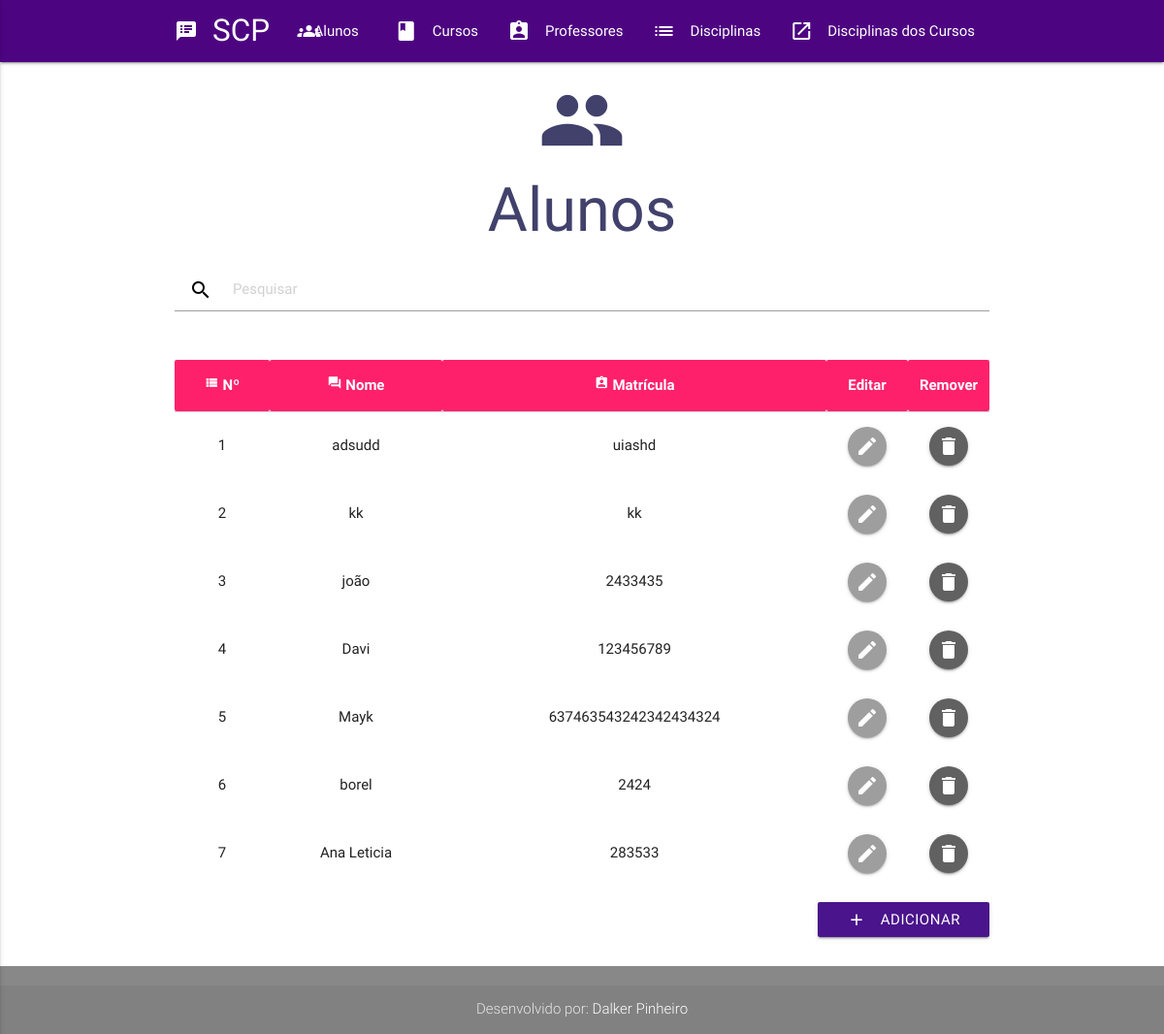
/alunos.php, run on the app's committed database.
### tables this page shows
CREATE TABLE `aluno` (
  `id` int(11) NOT NULL,
  `nome` varchar(100) DEFAULT NULL,
  `usuario` varchar(50) DEFAULT NULL,
  `senha` varchar(20) DEFAULT NULL,
  `email` varchar(50) DEFAULT NULL,
  `matricula` varchar(50) DEFAULT NULL
);

### alunosFuncoes.php (called while the page is built, shortened)
<?php
$funcoes = new AlunoMySqlDAO();
if(isset($_GET['pesquisa'])&&!empty($_GET['pesquisa'])){
  $alunos = $funcoes->queryByNome($_GET['pesquisa']);
}
else{
  $alunos = $funcoes->queryAll();
}
?>

### class/mysql/AlunoMySqlDAO.class.php (called while the page is built, shortened)
<?php
class AlunoMySqlDAO implements AlunoDAO{
	public function queryAll(){
		$sql = 'SELECT * FROM aluno';
		$sqlQuery = new SqlQuery($sql);
		return $this->getList($sqlQuery);
	}
	protected function readRow($row){
		$aluno = new Aluno();
		$aluno->id = $row['id'];
		$aluno->nome = $row['nome'];
		$aluno->usuario = $row['usuario'];
		$aluno->senha = $row['senha'];
		$aluno->email = $row['email'];
		$aluno->matricula = $row['matricula'];
		return $aluno;
	}
	protected function getList($sqlQuery){
		$tab = QueryExecutor::execute($sqlQuery);
		$ret = array();
		for($i=0;$i<count($tab);$i++){
			$ret[$i] = $this->readRow($tab[$i]);
		}
		return $ret;
	}
}
?>

### class/sql/QueryExecutor.class.php (called while the page is built, shortened)
<?php
class QueryExecutor{
	public static function execute($sqlQuery){
		$transaction = Transaction::getCurrentTransaction();
		if(!$transaction){
			$connection = new Connection();
		}else{
			$connection = $transaction->getConnection();
		}
		$query = $sqlQuery->getQuery();
		$result = $connection->executeQuery($query);
		$i=0;
		$tab = array();
		while ($row = mysql_fetch_array($result)){
			$tab[$i++] = $row;
		}
		return $tab;
	}
}
?>

### class/sql/ConnectionProperty.class.php (called while the page is built, shortened)
<?php
class ConnectionProperty{
	private static $database = 'sippa';
	public static function getDatabase(){
		return ConnectionProperty::$database;
	}
}
?>

### class/sql/ConnectionFactory.class.php (called while the page is built, shortened)
<?php
class ConnectionFactory{
	static public function getConnection(){
		$conn = mysql_connect(ConnectionProperty::getHost(), ConnectionProperty::getUser(), ConnectionProperty::getPassword());
		return $conn;
	}
}
?>

### class/sql/SqlQuery.class.php (called while the page is built, shortened)
<?php
class SqlQuery{
	var $txt;
	var $idx = 0;
	function SqlQuery($txt){
		$this->txt = $txt;
	}
	public function getQuery(){
		if($this->idx==0){
			return $this->txt;
		}
		$sql = '';
		return $sql;
	}
}
?>

### class/sql/Connection.class.php (called while the page is built, shortened)
<?php
class Connection{
	private $connection;
	public function Connection(){
		$this->connection = ConnectionFactory::getConnection();
	}
	public function executeQuery($sql){
		return mysql_query($sql, $this->connection);
	}
}
?>

### alunos.php (the view, shortened to what this page needs)
<?php require_once("header.php");?>
    <div class="container hero-unit">
      <a href="alunos.php">
        <div class="section no-pad-bot" id="index-banner">
          <div class="center espacoTitulo">
            <i class="large material-icons tituloIcone">group</i>
          </div>
          <div class="container">
            <h1 class="header center titulo text-darken-2 espacoPesquisa">Alunos</h1>
          </div>
        </div>
    </a>
<?php require_once("alunosFuncoes.php");?>
      <div class="section">
          <div class="search-wrapper" >
            <form  name="pesquisar" >
              <div class="input-field">
                <input id="pesquisa" name="pesquisa" type="search" required placeholder="Pesquisar">
                 <label class="label-icon"><i class="material-icons black-text">search</i></label>
              </div>
            </form>
          </div>
      </div>
      <div class="section">
        <table class="highlight centered">
          <thead class="tabela">
            <tr>
              <th><i class="material-icons tiny icon-demo">view_list</i> Nº</th>
              <th><i class="material-icons tiny icon-demo">forum</i> Nome</th>
              <th><i class="material-icons tiny icon-demo">assignment_ind</i> Matrícula</th>
              <th class="btnTabela">Editar</th>
              <th class="btnTabela">Remover</th>
            </tr>
          </thead>
          <tbody>
          <?php
            $numeracao=0;
            foreach ($alunos as $aluno) {
              $numeracao++;
          ?>
            <tr>
              <td><?=$numeracao?></td>
              <td><?=$aluno->nome?></td>
              <td><?=$aluno->matricula?></td>
              <td class="center">
                <a onclick="setDadosModalEditarAluno('<?= $aluno->id?>','<?= $aluno->nome?>','<?= $aluno->matricula?>')" class="btn-floating  waves-effect waves-light grey" href="#modal2"><i class="material-icons" href="#modal2">mode_edit</i>
                </a>
              </td>
              <td class="center">
                <a onclick="setDadosModalExcluir('<?= $aluno->id?>');" class="small btn-floating waves-effect waves-light grey darken-2 " href="#modal3"><i class="material-icons">delete</i></a>
              </td>
            </tr>
          <?php } ?>
          </tbody>
        </table>
        <div class="section right-align">
            <a class="waves-effect waves-light btn purple darken-4" href="#modal1">Adicionar<i class="material-icons left">add</i>
            </a>
        </div>
      </div>
    </div>
<?php require_once("rodape.php"); ?>

### header.php (shortened to what this page needs)
<!DOCTYPE html>
<html lang="pt-br">
  <head>
    <link href="css/css/materialize.css" type="text/css" rel="stylesheet" media="screen,projection"/>
    <link href="css/style.css" type="text/css" rel="stylesheet" media="screen,projection"/>
    <link href="css/config.css" type="text/css" rel="stylesheet"/>
  </head>
  <body>
    <nav class="barraTitulo" role="navigation">
      <div class="nav-wrapper container">
        <a id="logo-container" href="index.php" class="brand-logo">
          <i class="large material-icons">speaker_notes</i>SCP
        </a>
        <ul class="right hide-on-med-and-down">
          <li><a href="alunos.php"><i class="material-icons left" style="margin-right: -10%">groups</i>Alunos</a></li>
          <li><a href="cursos.php"><i class="material-icons left">class</i>Cursos</a></li>
          <li><a href="professores.php"><i class="material-icons left">assignment_ind</i>Professores</a></li>
          <li><a href="disciplinas.php"><i class="material-icons left">list</i>Disciplinas</a></li>
          <li><a href="disciplinasCursos.php"><i class="material-icons left">open_in_new</i>Disciplinas dos Cursos</a></li>
        </ul>
      </div>
    </nav>

### rodape.php
    <footer class="page-footer rodape">
      <div class="footer-copyright">
        <div class="container center">
          Desenvolvido por:  <a class="white-text" href="http://www.dalkerpinheiro.com.br">Dalker Pinheiro</a>
        </div>
      </div>
    </footer>
  </body>
</html>

### css/config.css (style rules this page uses)
.espacoTitulo { margin-bottom: -3%; }
.espacoPesquisa { margin-bottom: -1%; }
.btnTabela { width: 10%; }
.barraTitulo { background-color:#4d0481; }
.tabela { background-color:#FF206C; color: white }
.rodape { background-color:#888888; }
.titulo { color: #41416C }
.tituloIcone { color: #41416C }

### data on the page
aluno: nome "adsudd", matricula "uiashd"
aluno: nome "kk", matricula "kk"
aluno: nome "joão", matricula "2433435"
aluno: nome "Davi", matricula "123456789"
aluno: nome "Mayk", matricula "637463543242342434324"
aluno: nome "borel", matricula "2424"
aluno: nome "Ana Leticia", matricula "283533"
